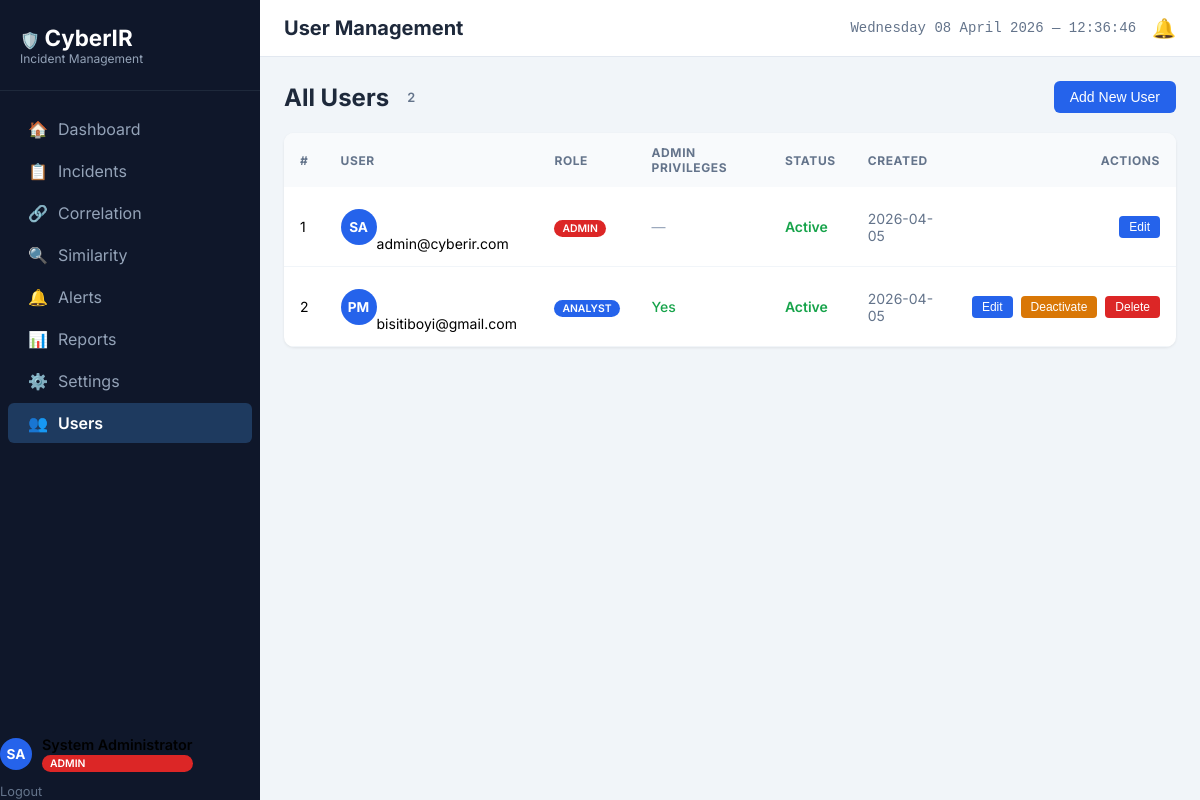
The app's page /users (signed in) with its own data.
### tables this page shows
CREATE TABLE users (
    id INTEGER PRIMARY KEY AUTOINCREMENT,
    full_name TEXT NOT NULL,
    email TEXT UNIQUE NOT NULL,
    phone_number TEXT,
    password_hash TEXT NOT NULL,
    role TEXT NOT NULL CHECK(role IN ('Admin', 'Analyst', 'Viewer')),
    has_admin_privileges BOOLEAN DEFAULT 0,
    is_active BOOLEAN DEFAULT 1,
    created_at TIMESTAMP DEFAULT CURRENT_TIMESTAMP,
    last_login TIMESTAMP,
    created_by INTEGER REFERENCES users(id)
, avatar_color TEXT DEFAULT "#2563eb");

### app.py (the view)
@app.route('/users')
@login_required
def users():
    if current_user.role != 'Admin':
        flash('Access denied. Admin privileges required.', 'error')
        return redirect(url_for('dashboard'))
    db = get_db_connection()
    users_list = db.execute('SELECT * FROM users ORDER BY created_at ASC').fetchall()
    return render_template('users.html', active_page='users', users=users_list)

### app.py (called while the page is built)
@app.before_request
def check_session_timeout():
    if current_user.is_authenticated:
        session.permanent = True
        try:
            timeout_setting = get_db_connection().execute(
                "SELECT setting_value FROM settings WHERE setting_key='session_timeout'"
            ).fetchone()
            if timeout_setting:
                minutes = int(timeout_setting['setting_value'])
                app.config['PERMANENT_SESSION_LIFETIME'] = timedelta(minutes=minutes)
        except:
            pass

@app.before_request
def log_request():
    if current_user.is_authenticated:
        app.logger.info(f'{current_user.email} → {request.method} {request.path}')

@login_manager.user_loader
def load_user(user_id):
    return get_user_from_db(user_id)

@app.context_processor
def inject_globals():
    if not current_user.is_authenticated:
        return {'unread_alerts_count': 0}
    db = get_db_connection()
    count_row = db.execute('''
        SELECT COUNT(*) as count
        FROM alerts
        WHERE is_read = 0 AND dismissed = 0
        AND (recipient_id = ? OR recipient_role = ?)
    ''', (current_user.id, current_user.role)).fetchone()
    clusters_row = db.execute("SELECT COUNT(*) as count FROM incident_clusters WHERE status = 'Active'").fetchone()
    sim_count = db.execute("SELECT COUNT(*) as count FROM incidents WHERE similar_incident_id IS NOT NULL").fetchone()
    return {
        'unread_alerts_count': count_row['count'] if count_row else 0,
        'active_correlation_clusters': clusters_row['count'] if clusters_row else 0,
        'similarity_matches_count': sim_count['count'] if sim_count else 0
    }

@app.teardown_appcontext
def close_connection(exception):
    db = getattr(g, 'db', None)
    if db is not None:
        db.close()

### auth.py (called while the page is built)
def get_user_from_db(user_id):
    db = get_db_connection()
    user_row = db.execute('SELECT * FROM users WHERE id = ?', (user_id,)).fetchone()
    if user_row:
        return User(
            id=user_row['id'],
            full_name=user_row['full_name'],
            email=user_row['email'],
            role=user_row['role'],
            has_admin_privileges=user_row['has_admin_privileges'],
            active=user_row['is_active'],
            avatar_color=user_row['avatar_color'] if 'avatar_color' in user_row.keys() and user_row['avatar_color'] else '#2563eb'
        )
    return None

    @property
    def is_active(self):
        return bool(self._active)

### templates/users.html (shortened to what this page needs)
{% extends 'base.html' %}
{% block page_title %}User Management{% endblock %}
{% block extra_css %}
<link rel="stylesheet" href="{{ url_for('static', filename='css/users.css') }}">
{% endblock %}
{% block content %}
<div class="action-bar">
    <div class="heading-group">
        <h2>All Users</h2>
        <span class="user-count">{{ users|length }}</span>
    </div>
    <button class="btn-primary" id="addUserBtn">Add New User</button>
</div>
<div class="table-container">
    <table class="users-table">
        <thead>
            <tr>
                <th>#</th>
                <th>User</th>
                <th>Role</th>
                <th>Admin Privileges</th>
                <th>Status</th>
                <th>Created</th>
                <th style="text-align: right;">Actions</th>
            </tr>
        </thead>
        <tbody>
            {% for u in users %}
            <tr>
                <td>{{ loop.index }}</td>
                <td>
                    <div class="flex align-center">
                        {% set initials = u.full_name.split()[0][0] ~ (u.full_name.split()[-1][0] if u.full_name.split()|length > 1 else '') %}
                        <div class="avatar">{{ initials|upper }}</div>
                        <div>
                            <div class="user-name">{{ u.full_name }}</div>
                            <div class="user-email">{{ u.email }}</div>
                        </div>
                    </div>
                </td>
                <td>
                    <span class="role-badge role-{{ u.role|lower }}">{{ u.role }}</span>
                </td>
                <td>
                    {% if u.role == 'Analyst' %}
                        {% if u.has_admin_privileges %}
                            <span style="color: #16a34a; font-weight: 500;">Yes</span>
                        {% else %}
                            <span style="color: #94a3b8;">—</span>
                        {% endif %}
                    {% else %}
                        <span style="color: #94a3b8;">—</span>
                    {% endif %}
                </td>
                <td>
                    <div class="flex align-center">
                        <span class="status-text {{ 'status-resolved' if u.is_active else 'status-open' }}">{{ 'Active' if u.is_active else 'Inactive' }}</span>
                    </div>
                </td>
                <td class="text-muted">{{ u.created_at[:10] }}</td>
                <td style="text-align: right;">
                    <div class="flex gap-2" style="justify-content: flex-end;">
                        <button class="btn-edit editUserBtn"
                            data-user-id="{{ u.id }}"
                            data-full-name="{{ u.full_name }}"
                            data-email="{{ u.email }}"
                            data-phone="{{ u.phone_number }}"
                            data-role="{{ u.role }}"
                            data-privileges="{{ 'True' if u.has_admin_privileges else 'False' }}">Edit</button>
                        {% if u.id != 1 and u.id != current_user.id %}
                        <button class="btn-toggle toggleBtn" data-user-id="{{ u.id }}" data-current-status="{{ 'yes' if u.is_active else 'no' }}">
                            {{ 'Deactivate' if u.is_active else 'Activate' }}
                        </button>
                        <button class="btn-delete deleteBtn" data-user-id="{{ u.id }}" data-user-name="{{ u.full_name }}">Delete</button>
                        {% endif %}
                    </div>
                </td>
            </tr>
            {% endfor %}
        </tbody>
    </table>
</div>
{% endblock %}

### templates/base.html (shortened to what this page needs)
<!DOCTYPE html>
<html lang="en">
<head>
    <link rel="stylesheet" href="{{ url_for('static', filename='css/base.css') }}">
    {% block extra_css %}{% endblock %}
</head>
<body>
    <div class="sidebar">
        <div class="logo-area">
            🛡️ <span class="logo-text">CyberIR</span>
            <div class="subtitle">Incident Management</div>
        </div>
        <nav class="nav-links">
            <a href="{{ url_for('dashboard') }}" class="{{ 'active' if active_page == 'dashboard' else '' }}">
                <span class="icon">🏠</span> Dashboard
            </a>
            <a href="/incidents" class="{{ 'active' if active_page == 'incidents' else '' }}">
                <span class="icon">📋</span> Incidents
            </a>
            <a href="/correlation" class="{{ 'active' if active_page == 'correlation' else '' }}">
                <span class="icon">🔗</span> Correlation
            </a>
            <a href="/similarity" class="{{ 'active' if active_page == 'similarity' else '' }}">
                <span class="icon">🔍</span> Similarity
            </a>
            <a href="/alerts" class="{{ 'active' if active_page == 'alerts' else '' }}">
                <span class="icon">🔔</span> Alerts
            </a>
            {% if current_user.has_admin_privileges or current_user.role == 'Admin' %}
            <a href="/reports" class="{{ 'active' if active_page == 'reports' else '' }}">
                <span class="icon">📊</span> Reports
            </a>
            {% endif %}
            {% if current_user.role == 'Admin' %}
            <a href="/settings" class="{{ 'active' if active_page == 'settings' else '' }}">
                <span class="icon">⚙️</span> Settings
            </a>
            <a href="/users" class="{{ 'active' if active_page == 'users' else '' }}">
                <span class="icon">👥</span> Users
            </a>
            {% endif %}
        </nav>
        <div class="sidebar-user">
            <a href="/profile" class="sidebar-user-link" style="display:flex; align-items:center; gap:10px; text-decoration:none; color:inherit;">
                {% set initials = current_user.full_name[0].upper() ~ (current_user.full_name.split()[-1][0].upper() if current_user.full_name.split()|length > 1 else '') %}
                <div class="avatar-circle" id="sidebarAvatar" style="background: {{ current_user.avatar_color if current_user.avatar_color else '#2563eb' }}; width: 32px; height: 32px; border-radius: 50%; display: flex; align-items: center; justify-content: center; color: white; font-weight: 700; font-size: 0.85rem; flex-shrink: 0;">
                    {{ initials }}
                </div>
                <div class="sidebar-user-info" style="display:flex; flex-direction:column; min-width:0;">
                    <div class="sidebar-user-name" id="sidebarUserName" style="font-weight: 600; font-size: 0.9rem; white-space: nowrap; overflow: hidden; text-overflow: ellipsis;">
                        {{ current_user.full_name }}
                    </div>
                    <span class="role-badge role-{{ current_user.role|lower }}" style="margin-top:2px;">
                        {{ current_user.role }}
                    </span>
                </div>
            </a>
            <a href="/auth/logout" class="sidebar-logout" style="font-size:0.8rem; color:var(--text-secondary); text-decoration:none; margin-top:12px; display:inline-block;">
                Logout
            </a>
        </div>
    </div>
    <div class="main-wrapper">
        <header class="top-header">
            <h1 class="page-title">{% block page_title %}{% endblock %}</h1>
            <div class="header-right flex gap-3 align-center">
                <div class="datetime" id="liveClock"></div>
                <a href="/alerts" class="notification-icon">🔔</a>
            </div>
        </header>
        <main class="content-area">
            {% block content %}{% endblock %}
        </main>
    </div>
</body>
</html>

### static/css/base.css (style rules this page uses)
:root { --primary: #2563eb; --primary-dark: #1d4ed8; --sidebar-bg: #0f172a; --sidebar-text: #94a3b8; --sidebar-active-bg: #1e3a5f; --sidebar-active-text: #ffffff; --sidebar-hover-bg: #1e293b; --main-bg: #f1f5f9; --card-bg: #ffffff; --text-primary: #1e293b; --text-secondary: #64748b; --border-color: #e2e8f0; --success: #16a34a; --warning: #d97706; --danger: #dc2626; --info: #2563eb; --badge-critical: #dc2626; --badge-high: #ea580c; --badge-medium: #2563eb; --badge-low: #16a34a; }
body { display: flex; margin: 0; font-family: 'Inter', system-ui, sans-serif; background: var(--main-bg); }
.sidebar { position: fixed; left: 0; width: 260px; height: 100vh; background: var(--sidebar-bg); display: flex; flex-direction: column; overflow-y: auto; }
.main-wrapper { margin-left: 260px; flex: 1; display: flex; flex-direction: column; min-height: 100vh; width: calc(100% - 260px); }
.logo-area { padding: 24px 20px; border-bottom: 1px solid #1e293b; }
.logo-text { color: white; font-size: 1.4rem; font-weight: 700; }
.subtitle { color: var(--sidebar-text); font-size: 0.75rem; }
.nav-links { padding-top: 16px; flex: 1; }
.nav-links a { display: flex; align-items: center; gap: 10px; padding: 10px 20px; color: var(--sidebar-text); text-decoration: none; border-radius: 6px; margin: 2px 8px; transition: background 0.2s; }
.nav-links a.active { background: var(--sidebar-active-bg); color: var(--sidebar-active-text); font-weight: 600; }
.avatar { width: 36px; height: 36px; background: var(--primary); color: white; border-radius: 50%; display: flex; align-items: center; justify-content: center; font-weight: 700; font-size: 0.85rem; flex-shrink: 0; }
.role-badge { font-size: 0.65rem; padding: 2px 8px; border-radius: 10px; font-weight: 600; color: white; text-transform: uppercase; }
.role-admin { background: var(--badge-critical); }
.role-analyst { background: var(--info); }
.user-name { color: white; font-size: 0.9rem; font-weight: 600; }
.top-header { background: white; padding: 16px 24px; border-bottom: 1px solid var(--border-color); display: flex; justify-content: space-between; align-items: center; }
.page-title { font-size: 1.25rem; font-weight: 700; color: var(--text-primary); margin: 0; }
.datetime { color: var(--text-secondary); font-size: 0.875rem; font-family: monospace; }
.notification-icon { text-decoration: none; font-size: 1.2rem; }
.content-area { padding: 24px; flex: 1; }
.btn-primary { background: var(--primary); color: white; border: none; padding: 8px 16px; border-radius: 6px; cursor: pointer; font-size: 0.875rem; font-weight: 500; }
.status-resolved { color: #16a34a; font-weight: 600; }
.text-muted { color: var(--text-secondary); font-size: 0.875rem; }
.flex { display: flex; }
.gap-2 { gap: 8px; }
.gap-3 { gap: 16px; }
.align-center { align-items: center; }

### static/css/users.css (style rules this page uses)
.action-bar { display: flex; justify-content: space-between; align-items: center; margin-bottom: 20px; }
.heading-group { display: flex; align-items: center; }
.heading-group h2 { margin: 0; color: var(--text-primary); font-size: 1.5rem; }
.user-count { background: #f1f5f9; color: #64748b; padding: 2px 10px; border-radius: 10px; font-size: 0.8rem; margin-left: 8px; font-weight: 600; }
.table-container { width: 100%; background: white; border-radius: 10px; overflow: hidden; box-shadow: 0 1px 3px rgba(0,0,0,0.08); }
.users-table { width: 100%; border-collapse: collapse; }
.users-table th { background: #f8fafc; color: #64748b; font-size: 0.75rem; text-transform: uppercase; letter-spacing: 0.05em; padding: 12px 16px; text-align: left; }
.users-table td { border-bottom: 1px solid #f1f5f9; padding: 14px 16px; font-size: 0.875rem; }
.btn-edit { background: #2563eb; color: white; padding: 4px 10px; border-radius: 4px; font-size: 0.75rem; cursor: pointer; border: none; }
.btn-toggle { background: #d97706; color: white; padding: 4px 10px; border-radius: 4px; font-size: 0.75rem; cursor: pointer; border: none; }
.btn-delete { background: #dc2626; color: white; padding: 4px 10px; border-radius: 4px; font-size: 0.75rem; cursor: pointer; border: none; }

### records on screen
users: full_name "System Administrator", role "ADMIN", initials "SA", email "admin@cyberir.com", is_active "Active", created_at "2026-04-05"
users: initials "PM", email "bisitiboyi@gmail.com", role "ANALYST", has_admin_privileges "Yes", is_active "Active", created_at "2026-04-05", is_active "Deactivate"

### other values on screen
{{ initials }} "SA"
{{ users|length }} "2"
